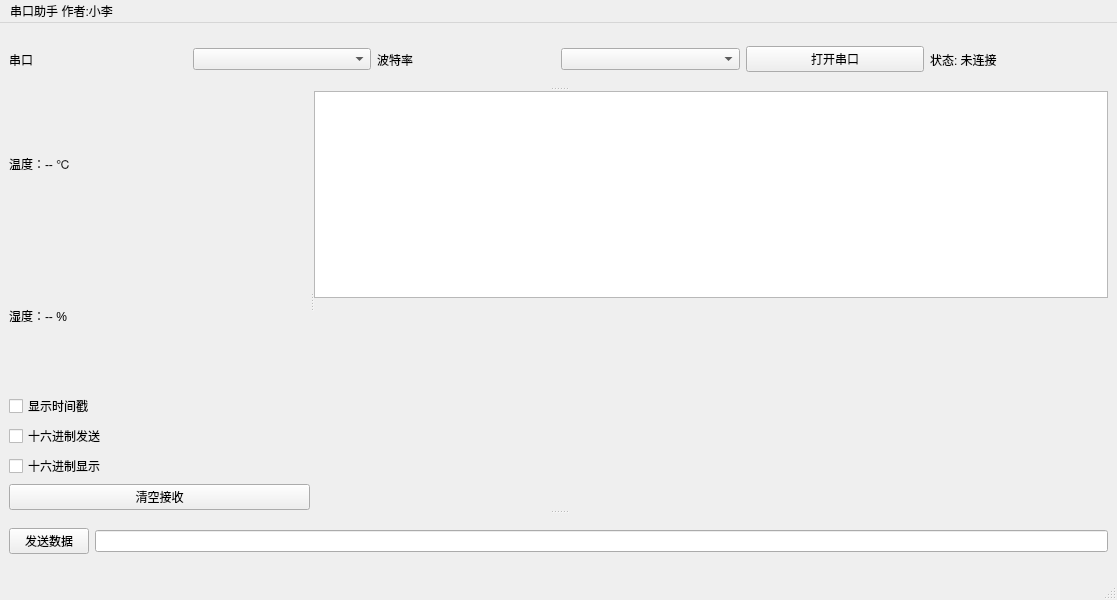
<?xml version="1.0" encoding="UTF-8"?>
<ui version="4.0">
 <class>MainWindow</class>
 <widget class="QMainWindow" name="MainWindow">
  <property name="geometry">
   <rect>
    <x>0</x>
    <y>0</y>
    <width>1117</width>
    <height>600</height>
   </rect>
  </property>
  <property name="windowTitle">
   <string>MainWindow</string>
  </property>
  <widget class="QWidget" name="centralwidget">
   <layout class="QVBoxLayout" name="verticalLayout_3">
    <item>
     <widget class="QSplitter" name="splitter_2">
      <property name="orientation">
       <enum>Qt::Orientation::Vertical</enum>
      </property>
      <widget class="QWidget" name="layoutWidget">
       <layout class="QHBoxLayout" name="horizontalLayout">
        <item>
         <widget class="QLabel" name="labelPortTitle">
          <property name="text">
           <string>串口</string>
          </property>
         </widget>
        </item>
        <item>
         <widget class="QComboBox" name="comboPort"/>
        </item>
        <item>
         <widget class="QLabel" name="labelBaudTitle">
          <property name="text">
           <string>波特率</string>
          </property>
         </widget>
        </item>
        <item>
         <widget class="QComboBox" name="comboBaud"/>
        </item>
        <item>
         <widget class="QPushButton" name="btnOpenSerial">
          <property name="text">
           <string>打开串口</string>
          </property>
         </widget>
        </item>
        <item>
         <widget class="QLabel" name="labelStatus">
          <property name="text">
           <string>状态: 未连接</string>
          </property>
         </widget>
        </item>
       </layout>
      </widget>
      <widget class="QSplitter" name="splitter">
       <property name="orientation">
        <enum>Qt::Orientation::Horizontal</enum>
       </property>
       <widget class="QWidget" name="layoutWidget">
        <layout class="QVBoxLayout" name="verticalLayout_2">
         <item>
          <widget class="QLabel" name="labelTemp">
           <property name="text">
            <string>温度：-- ℃</string>
           </property>
          </widget>
         </item>
         <item>
          <widget class="QLabel" name="labelHumi">
           <property name="text">
            <string>湿度：-- %</string>
           </property>
          </widget>
         </item>
         <item>
          <widget class="QCheckBox" name="checkShowTimestamp">
           <property name="text">
            <string>显示时间戳</string>
           </property>
          </widget>
         </item>
         <item>
          <widget class="QCheckBox" name="checkHexSend">
           <property name="text">
            <string>十六进制发送</string>
           </property>
          </widget>
         </item>
         <item>
          <widget class="QCheckBox" name="checkHexRecv">
           <property name="text">
            <string>十六进制显示</string>
           </property>
          </widget>
         </item>
         <item>
          <widget class="QPushButton" name="btnClearRecv">
           <property name="text">
            <string>清空接收</string>
           </property>
          </widget>
         </item>
        </layout>
       </widget>
       <widget class="QWidget" name="layoutWidget">
        <layout class="QVBoxLayout" name="verticalLayout" stretch="1,1">
         <item>
          <widget class="QPlainTextEdit" name="textRecv"/>
         </item>
         <item>
          <widget class="QCustomPlot" name="widgetPlot" native="true"/>
         </item>
        </layout>
       </widget>
      </widget>
      <widget class="QWidget" name="layoutWidget">
       <layout class="QHBoxLayout" name="horizontalLayout_2">
        <item>
         <widget class="QPushButton" name="btnSend">
          <property name="text">
           <string>发送数据</string>
          </property>
         </widget>
        </item>
        <item>
         <widget class="QLineEdit" name="editSend"/>
        </item>
       </layout>
      </widget>
     </widget>
    </item>
   </layout>
  </widget>
  <widget class="QMenuBar" name="menubar">
   <property name="geometry">
    <rect>
     <x>0</x>
     <y>0</y>
     <width>1117</width>
     <height>21</height>
    </rect>
   </property>
   <widget class="QMenu" name="menu">
    <property name="title">
     <string>串口助手 作者:小李</string>
    </property>
   </widget>
   <addaction name="menu"/>
  </widget>
  <widget class="QStatusBar" name="statusbar"/>
 </widget>
 <customwidgets>
  <customwidget>
   <class>QCustomPlot</class>
   <extends>QWidget</extends>
   <header>qcustomplot.h</header>
   <container>1</container>
  </customwidget>
 </customwidgets>
 <resources/>
 <connections/>
</ui>
